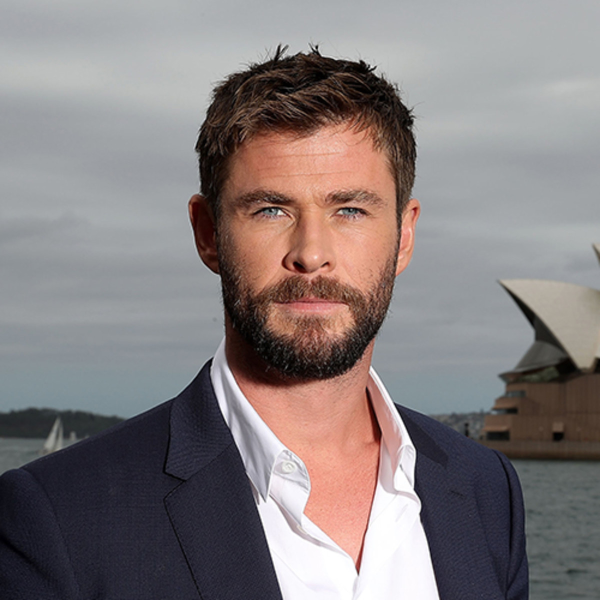
#> input picture pic1.jpg, 1200 x 1200 px (shown at 1/2 size)
$ jupyter execute faceswapping.ipynb
#> lines starting #> are read from the running program, lines starting #| are printed output that depends on the picture
[cell 1]
import cv2

[cell 2]
import pandas as pd

[cell 3]
photo = cv2.imread('pic1.jpg')
#> photo is the input picture: shape (1200, 1200, 3); mean B, G, R 125.3, 124.9, 132.9

[cell 4]
photo1 = cv2.imread('pic2.jpg')
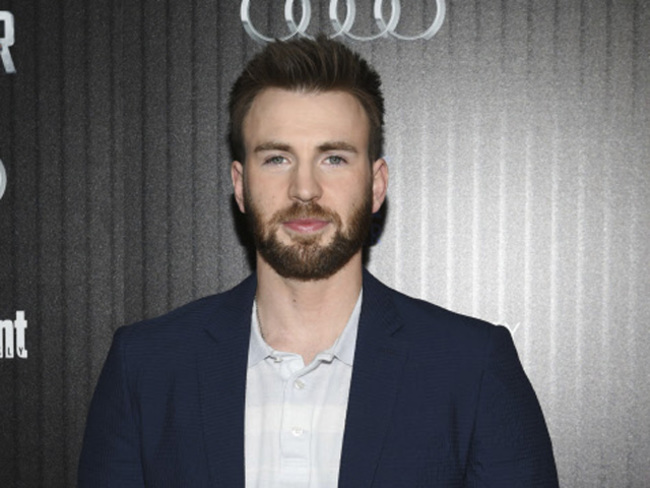
#> input picture pic2.jpg, 650 x 488 px
#> photo1 is the input picture: shape (488, 650, 3); mean B, G, R 108.8, 107.3, 109
# cv2.imshow('hi' , photo1)
# cv2.waitKey()
# cv2.destroyAllWindows()

[cell 5]
model = cv2.CascadeClassifier('haarcascade_frontalface_default.xml')

[cell 6]
face = model.detectMultiScale(photo)
#> face = [[399, 243, 453, 453]]
x1 = face[0][0]
#> x1 = 399
y1 = face[0][1]
#> y1 = 243
x2 = x1 + face[0][2]
#> x2 = 852
y2 = y1 + face[0][3]
#> y2 = 696
sel_photo = cv2.rectangle(photo , (x1 , y1) , (x2 , y2) , [0 , 255 , 0] , 5)
cv2.imshow('hi' , sel_photo)
cv2.waitKey()
cv2.destroyAllWindows()

model.detectMultiScale(photo)

[cell 7]
face1 = model.detectMultiScale(photo1)
#> face1 = [[225, 96, 160, 160]]
a1 = face1[0][0]
#> a1 = 225
b1 = face1[0][1]
#> b1 = 96
a2 = a1 + face1[0][2]
#> a2 = 385
b2 = b1 + face1[0][3]
#> b2 = 256
sel_photo = cv2.rectangle(photo1 , (a1 , b1) , (a2 , b2) , [0 , 255 , 0] , 5)
#> sel_photo: shape (488, 650, 3)
cv2.imshow('hi' , sel_photo)
cv2.waitKey()
cv2.destroyAllWindows()

[cell 8]
face
#> Out = [[399, 243, 453, 453]]

[cell 9]
pic1 = photo[y1 : y2 , x1 : x2]
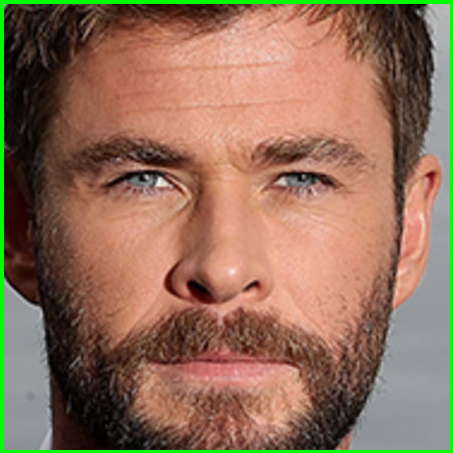
#> pic1: shape (453, 453, 3); mean B, G, R 89, 111.4, 144
pic2 = photo1[b1 : b2 , a1 : a2]
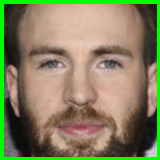
#> pic2: shape (160, 160, 3); mean B, G, R 94.3, 129.5, 131
size1 = pic1.shape
#> size1 = (453, 453, 3)
size2 = pic2.shape
#> size2 = (160, 160, 3)
pic2 = cv2.resize(pic2 , (size1[0] , size1[1]))
#> pic2: shape (453, 453, 3)
pic1 = cv2.resize(pic1 , (size2[0] , size2[1]))
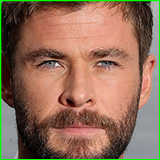
#> pic1: shape (160, 160, 3); mean B, G, R 89.1, 110.8, 144.1
pic1.shape

photo[y1 : y2 , x1 : x2] = pic2
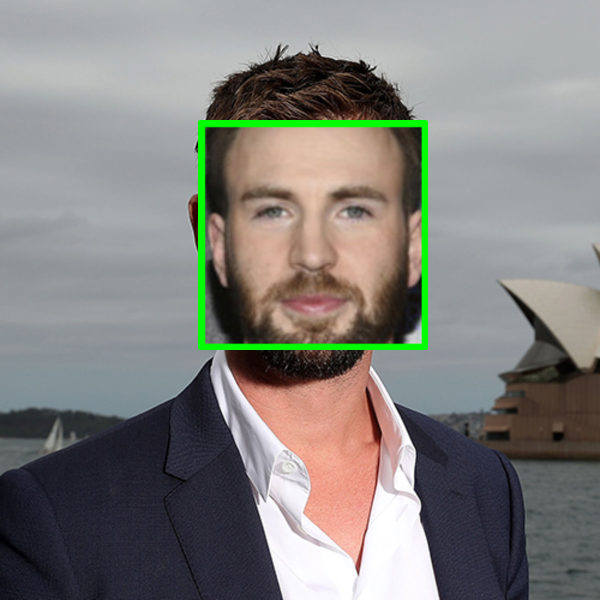
#> photo: shape (1200, 1200, 3) (shown at 1/2 size); mean B, G, R 125.1, 128.8, 130
photo1[b1 : b2 , a1 : a2] = pic1
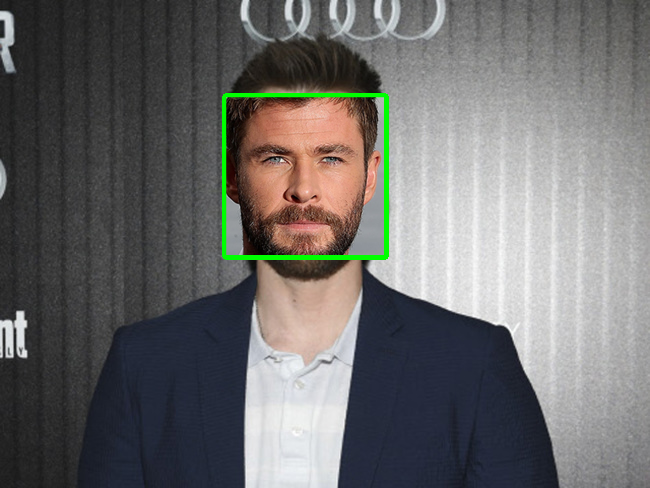
#> photo1: shape (488, 650, 3); mean B, G, R 107, 107.9, 108.4
